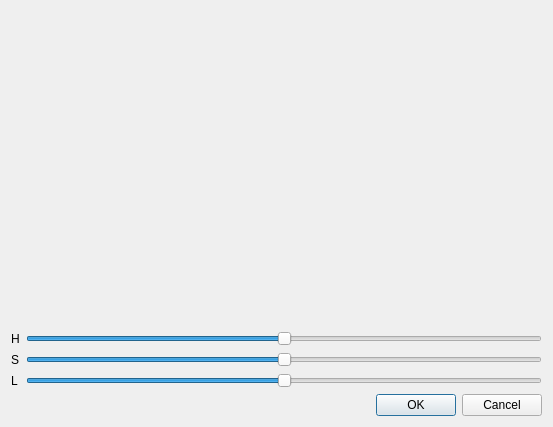
<?xml version="1.0" encoding="UTF-8"?>
<ui version="4.0">
 <class>HSLDialog</class>
 <widget class="QDialog" name="HSLDialog">
  <property name="geometry">
   <rect>
    <x>0</x>
    <y>0</y>
    <width>553</width>
    <height>427</height>
   </rect>
  </property>
  <property name="windowTitle">
   <string>HSL</string>
  </property>
  <layout class="QVBoxLayout" name="verticalLayout">
   <item>
    <widget class="ImageViewWidget" name="imageViewerWidget" native="true">
     <property name="sizePolicy">
      <sizepolicy hsizetype="Preferred" vsizetype="MinimumExpanding">
       <horstretch>0</horstretch>
       <verstretch>0</verstretch>
      </sizepolicy>
     </property>
     <property name="minimumSize">
      <size>
       <width>0</width>
       <height>200</height>
      </size>
     </property>
    </widget>
   </item>
   <item>
    <layout class="QFormLayout" name="formLayout">
     <item row="0" column="0">
      <widget class="QLabel" name="label">
       <property name="text">
        <string>H</string>
       </property>
      </widget>
     </item>
     <item row="1" column="0">
      <widget class="QLabel" name="label_2">
       <property name="text">
        <string>S</string>
       </property>
      </widget>
     </item>
     <item row="2" column="0">
      <widget class="QLabel" name="label_3">
       <property name="text">
        <string>L</string>
       </property>
      </widget>
     </item>
     <item row="0" column="1">
      <widget class="QSlider" name="hSlider">
       <property name="minimum">
        <number>-239</number>
       </property>
       <property name="maximum">
        <number>239</number>
       </property>
       <property name="orientation">
        <enum>Qt::Horizontal</enum>
       </property>
      </widget>
     </item>
     <item row="1" column="1">
      <widget class="QSlider" name="sSlider">
       <property name="minimum">
        <number>-239</number>
       </property>
       <property name="maximum">
        <number>239</number>
       </property>
       <property name="orientation">
        <enum>Qt::Horizontal</enum>
       </property>
      </widget>
     </item>
     <item row="2" column="1">
      <widget class="QSlider" name="lSlider">
       <property name="minimum">
        <number>-239</number>
       </property>
       <property name="maximum">
        <number>239</number>
       </property>
       <property name="orientation">
        <enum>Qt::Horizontal</enum>
       </property>
      </widget>
     </item>
    </layout>
   </item>
   <item>
    <layout class="QHBoxLayout" name="horizontalLayout_4">
     <item>
      <spacer name="horizontalSpacer_2">
       <property name="orientation">
        <enum>Qt::Horizontal</enum>
       </property>
       <property name="sizeHint" stdset="0">
        <size>
         <width>40</width>
         <height>20</height>
        </size>
       </property>
      </spacer>
     </item>
     <item>
      <widget class="QPushButton" name="okPushButton">
       <property name="sizePolicy">
        <sizepolicy hsizetype="Preferred" vsizetype="Fixed">
         <horstretch>0</horstretch>
         <verstretch>0</verstretch>
        </sizepolicy>
       </property>
       <property name="text">
        <string>OK</string>
       </property>
      </widget>
     </item>
     <item>
      <widget class="QPushButton" name="cancelPushButton">
       <property name="sizePolicy">
        <sizepolicy hsizetype="Preferred" vsizetype="Fixed">
         <horstretch>0</horstretch>
         <verstretch>0</verstretch>
        </sizepolicy>
       </property>
       <property name="text">
        <string>Cancel</string>
       </property>
      </widget>
     </item>
    </layout>
   </item>
  </layout>
 </widget>
 <customwidgets>
  <customwidget>
   <class>ImageViewWidget</class>
   <extends>QWidget</extends>
   <header>imageviewwidget.h</header>
   <container>1</container>
  </customwidget>
 </customwidgets>
 <resources/>
 <connections/>
</ui>
